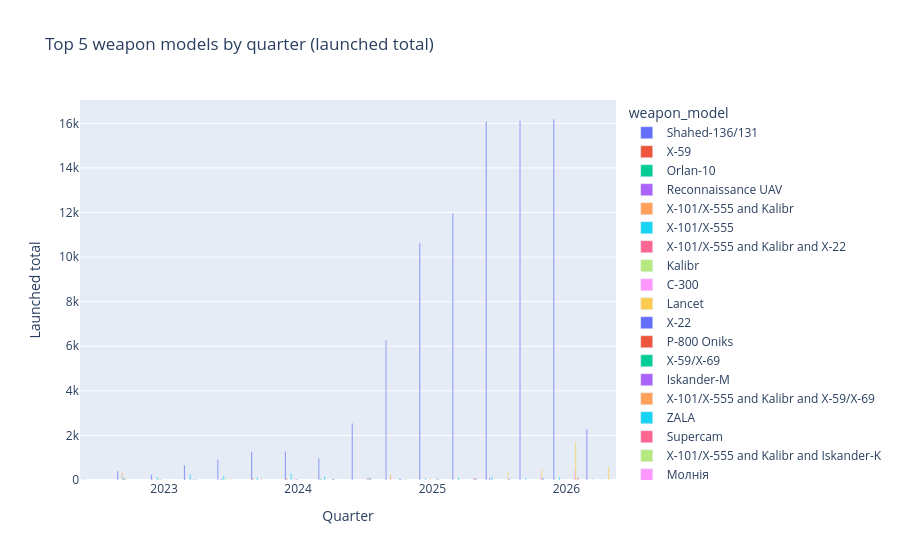

The notebook cell this image was saved under:
### Code cell
quarterly_top_models = con.sql("""
WITH quarterly AS (
    SELECT
        DATE_TRUNC('quarter', CAST(event_date AS DATE)) AS quarter_start,
        COALESCE(NULLIF(weapon_model, ''), 'Unknown model') AS weapon_model,
        COALESCE(NULLIF(weapon_category, ''), 'Unknown category') AS weapon_category,
        SUM(COALESCE(launched, 0)) AS launched_total,
        COUNT(*) AS attack_rows
    FROM silver_attacks
    WHERE event_date <> ''
    GROUP BY 1, 2, 3
),
ranked AS (
    SELECT
        *,
        ROW_NUMBER() OVER (
            PARTITION BY quarter_start
            ORDER BY launched_total DESC, attack_rows DESC, weapon_model
        ) AS rank_in_quarter
    FROM quarterly
)
SELECT *
FROM ranked
WHERE rank_in_quarter <= 5
ORDER BY quarter_start DESC, rank_in_quarter
""").df()

display(quarterly_top_models)

fig = px.bar(
    quarterly_top_models.sort_values(["quarter_start", "rank_in_quarter"]),
    x="quarter_start",
    y="launched_total",
    color="weapon_model",
    barmode="group",
    hover_data=["weapon_category", "attack_rows", "rank_in_quarter"],
    title="Top 5 weapon models by quarter (launched total)"
)
fig.update_layout(xaxis_title="Quarter", yaxis_title="Launched total")
fig.show()

### Figure 1 — Plotly figure (JSON) as saved in the notebook; plotly's stock layout.template omitted (floating-point values rounded to 4 significant figures)
{"data": [{"alignmentgroup": "True", "customdata": [["UAV", 1, 1], ["UAV", 42, 1], ["UAV", 15, 1], ["UAV", 48, 1], ["UAV", 50, 1], ["UAV", 69, 1], ["UAV", 66, 1], ["UAV", 52, 1], ["UAV", 79, 1], ["UAV", 86, 1], ["UAV", 91, 1], ["UAV", 89, 1], ["UAV", 96, 1], ["UAV", 96, 1], ["UAV", 100, 1], ["UAV", 11, 1]], "hovertemplate": "weapon_model=Shahed-136/131<br>quarter_start=%{x}<br>launched_total=%{y}<br>weapon_category=%{customdata[0]}<br>attack_rows=%{customdata[1]}<br>rank_in_quarter=%{customdata[2]}<extra></extra>", "legendgroup": "Shahed-136/131", "marker": {"color": "#636efa", "pattern": {"shape": ""}}, "name": "Shahed-136/131", "offsetgroup": "Shahed-136/131", "orientation": "v", "showlegend": true, "textposition": "auto", "type": "bar", "x": ["2022-07-01T00:00:00.000000", "2022-10-01T00:00:00.000000", "2023-01-01T00:00:00.000000", "2023-04-01T00:00:00.000000", "2023-07-01T00:00:00.000000", "2023-10-01T00:00:00.000000", "2024-01-01T00:00:00.000000", "2024-04-01T00:00:00.000000", "2024-07-01T00:00:00.000000", "2024-10-01T00:00:00.000000", "2025-01-01T00:00:00.000000", "2025-04-01T00:00:00.000000", "2025-07-01T00:00:00.000000", "2025-10-01T00:00:00.000000", "2026-01-01T00:00:00.000000", "2026-04-01T00:00:00.000000"], "xaxis": "x", "y": [7.0, 402.0, 242.0, 669.0, 916.0, 1280.0, 1294.0, 973.0, 2550.0, 6264.0, 10620.0, 11980.0, 16080.0, 16120.0, 16190.0, 2288.0], "yaxis": "y"}, {"alignmentgroup": "True", "customdata": [["cruise missile", 1, 2], ["cruise missile", 8, 5], ["cruise missile", 38, 3], ["cruise missile", 49, 4]], "hovertemplate": "weapon_model=X-59<br>quarter_start=%{x}<br>launched_total=%{y}<br>weapon_category=%{customdata[0]}<br>attack_rows=%{customdata[1]}<br>rank_in_quarter=%{customdata[2]}<extra></extra>", "legendgroup": "X-59", "marker": {"color": "#EF553B", "pattern": {"shape": ""}}, "name": "X-59", "offsetgroup": "X-59", "orientation": "v", "showlegend": true, "textposition": "auto", "type": "bar", "x": ["2022-07-01T00:00:00.000000", "2023-01-01T00:00:00.000000", "2023-10-01T00:00:00.000000", "2024-01-01T00:00:00.000000"], "xaxis": "x", "y": [5.0, 28.0, 51.0, 79.0], "yaxis": "y"}, {"alignmentgroup": "True", "customdata": [["UAV", 1, 3], ["UAV", 52, 3]], "hovertemplate": "weapon_model=Orlan-10<br>quarter_start=%{x}<br>launched_total=%{y}<br>weapon_category=%{customdata[0]}<br>attack_rows=%{customdata[1]}<br>rank_in_quarter=%{customdata[2]}<extra></extra>", "legendgroup": "Orlan-10", "marker": {"color": "#00cc96", "pattern": {"shape": ""}}, "name": "Orlan-10", "offsetgroup": "Orlan-10", "orientation": "v", "showlegend": true, "textposition": "auto", "type": "bar", "x": ["2022-07-01T00:00:00.000000", "2024-04-01T00:00:00.000000"], "xaxis": "x", "y": [3.0, 61.0], "yaxis": "y"}, {"alignmentgroup": "True", "customdata": [["UAV", 1, 4], ["UAV", 11, 4], ["UAV", 56, 4]], "hovertemplate": "weapon_model=Reconnaissance UAV<br>quarter_start=%{x}<br>launched_total=%{y}<br>weapon_category=%{customdata[0]}<br>attack_rows=%{customdata[1]}<br>rank_in_quarter=%{customdata[2]}<extra></extra>", "legendgroup": "Reconnaissance UAV", "marker": {"color": "#ab63fa", "pattern": {"shape": ""}}, "name": "Reconnaissance UAV", "offsetgroup": "Reconnaissance UAV", "orientation": "v", "showlegend": true, "textposition": "auto", "type": "bar", "x": ["2022-07-01T00:00:00.000000", "2023-07-01T00:00:00.000000", "2025-07-01T00:00:00.000000"], "xaxis": "x", "y": [3.0, 52.0, 106.0], "yaxis": "y"}, {"alignmentgroup": "True", "customdata": [["cruise missile", 5, 2], ["cruise missile", 3, 2]], "hovertemplate": "weapon_model=X-101/X-555 and Kalibr<br>quarter_start=%{x}<br>launched_total=%{y}<br>weapon_category=%{customdata[0]}<br>attack_rows=%{customdata[1]}<br>rank_in_quarter=%{customdata[2]}<extra></extra>", "legendgroup": "X-101/X-555 and Kalibr", "marker": {"color": "#FFA15A", "pattern": {"shape": ""}}, "name": "X-101/X-555 and Kalibr", "offsetgroup": "X-101/X-555 and Kalibr", "orientation": "v", "showlegend": true, "textposition": "auto", "type": "bar", "x": ["2022-10-01T00:00:00.000000", "2024-10-01T00:00:00.000000"], "xaxis": "x", "y": [340.0, 248.0], "yaxis": "y"}, {"alignmentgroup": "True", "customdata": [["cruise missile", 6, 3], ["cruise missile", 5, 2], ["cruise missile", 16, 2], ["cruise missile", 9, 2], ["cruise missile", 2, 2], ["cruise missile", 11, 2], ["cruise missile", 13, 2], ["cruise missile", 4, 3], ["cruise missile", 6, 2], ["cruise missile", 11, 3], ["cruise missile", 3, 5], ["cruise missile", 7, 4], ["cruise missile", 1, 3]], "hovertemplate": "weapon_model=X-101/X-555<br>quarter_start=%{x}<br>launched_total=%{y}<br>weapon_category=%{customdata[0]}<br>attack_rows=%{customdata[1]}<br>rank_in_quarter=%{customdata[2]}<extra></extra>", "legendgroup": "X-101/X-555", "marker": {"color": "#19d3f3", "pattern": {"shape": ""}}, "name": "X-101/X-555", "offsetgroup": "X-101/X-555", "orientation": "v", "showlegend": true, "textposition": "auto", "type": "bar", "x": ["2022-10-01T00:00:00.000000", "2023-01-01T00:00:00.000000", "2023-04-01T00:00:00.000000", "2023-07-01T00:00:00.000000", "2023-10-01T00:00:00.000000", "2024-01-01T00:00:00.000000", "2024-04-01T00:00:00.000000", "2025-01-01T00:00:00.000000", "2025-04-01T00:00:00.000000", "2025-07-01T00:00:00.000000", "2025-10-01T00:00:00.000000", "2026-01-01T00:00:00.000000", "2026-04-01T00:00:00.000000"], "xaxis": "x", "y": [130.0, 139.0, 270.0, 189.0, 109.0, 295.0, 169.0, 77.0, 117.0, 187.0, 91.0, 140.0, 25.0], "yaxis": "y"}, {"alignmentgroup": "True", "customdata": [["cruise missile", 1, 4]], "hovertemplate": "weapon_model=X-101/X-555 and Kalibr and X-22<br>quarter_start=%{x}<br>launched_total=%{y}<br>weapon_category=%{customdata[0]}<br>attack_rows=%{customdata[1]}<br>rank_in_quarter=%{customdata[2]}<extra></extra>", "legendgroup": "X-101/X-555 and Kalibr and X-22", "marker": {"color": "#FF6692", "pattern": {"shape": ""}}, "name": "X-101/X-555 and Kalibr and X-22", "offsetgroup": "X-101/X-555 and Kalibr and X-22", "orientation": "v", "showlegend": true, "textposition": "auto", "type": "bar", "x": ["2022-10-01T00:00:00.000000"], "xaxis": "x", "y": [72.0], "yaxis": "y"}, {"alignmentgroup": "True", "customdata": [["cruise missile", 6, 5], ["cruise missile", 6, 3], ["cruise missile", 10, 3], ["cruise missile", 17, 3]], "hovertemplate": "weapon_model=Kalibr<br>quarter_start=%{x}<br>launched_total=%{y}<br>weapon_category=%{customdata[0]}<br>attack_rows=%{customdata[1]}<br>rank_in_quarter=%{customdata[2]}<extra></extra>", "legendgroup": "Kalibr", "marker": {"color": "#B6E880", "pattern": {"shape": ""}}, "name": "Kalibr", "offsetgroup": "Kalibr", "orientation": "v", "showlegend": true, "textposition": "auto", "type": "bar", "x": ["2022-10-01T00:00:00.000000", "2023-01-01T00:00:00.000000", "2023-04-01T00:00:00.000000", "2023-07-01T00:00:00.000000"], "xaxis": "x", "y": [51.0, 76.0, 50.0, 101.0], "yaxis": "y"}, {"alignmentgroup": "True", "customdata": [["surface-to-air missile", 2, 4], ["surface-to-air missile", 9, 4], ["surface-to-air missile", 28, 3]], "hovertemplate": "weapon_model=C-300<br>quarter_start=%{x}<br>launched_total=%{y}<br>weapon_category=%{customdata[0]}<br>attack_rows=%{customdata[1]}<br>rank_in_quarter=%{customdata[2]}<extra></extra>", "legendgroup": "C-300", "marker": {"color": "#FF97FF", "pattern": {"shape": ""}}, "name": "C-300", "offsetgroup": "C-300", "orientation": "v", "showlegend": true, "textposition": "auto", "type": "bar", "x": ["2023-01-01T00:00:00.000000", "2023-10-01T00:00:00.000000", "2024-01-01T00:00:00.000000"], "xaxis": "x", "y": [48.0, 40.0, 91.0], "yaxis": "y"}, {"alignmentgroup": "True", "customdata": [["UAV", 13, 4], ["UAV", 10, 5], ["UAV", 26, 2]], "hovertemplate": "weapon_model=Lancet<br>quarter_start=%{x}<br>launched_total=%{y}<br>weapon_category=%{customdata[0]}<br>attack_rows=%{customdata[1]}<br>rank_in_quarter=%{customdata[2]}<extra></extra>", "legendgroup": "Lancet", "marker": {"color": "#FECB52", "pattern": {"shape": ""}}, "name": "Lancet", "offsetgroup": "Lancet", "orientation": "v", "showlegend": true, "textposition": "auto", "type": "bar", "x": ["2023-04-01T00:00:00.000000", "2023-10-01T00:00:00.000000", "2025-01-01T00:00:00.000000"], "xaxis": "x", "y": [28.0, 18.0, 81.0], "yaxis": "y"}, {"alignmentgroup": "True", "customdata": [["cruise missile", 4, 5], ["cruise missile", 9, 5]], "hovertemplate": "weapon_model=X-22<br>quarter_start=%{x}<br>launched_total=%{y}<br>weapon_category=%{customdata[0]}<br>attack_rows=%{customdata[1]}<br>rank_in_quarter=%{customdata[2]}<extra></extra>", "legendgroup": "X-22", "marker": {"color": "#636efa", "pattern": {"shape": ""}}, "name": "X-22", "offsetgroup": "X-22", "orientation": "v", "showlegend": true, "textposition": "auto", "type": "bar", "x": ["2023-04-01T00:00:00.000000", "2024-01-01T00:00:00.000000"], "xaxis": "x", "y": [23.0, 44.0], "yaxis": "y"}, {"alignmentgroup": "True", "customdata": [["cruise missile", 4, 5]], "hovertemplate": "weapon_model=P-800 Oniks<br>quarter_start=%{x}<br>launched_total=%{y}<br>weapon_category=%{customdata[0]}<br>attack_rows=%{customdata[1]}<br>rank_in_quarter=%{customdata[2]}<extra></extra>", "legendgroup": "P-800 Oniks", "marker": {"color": "#EF553B", "pattern": {"shape": ""}}, "name": "P-800 Oniks", "offsetgroup": "P-800 Oniks", "orientation": "v", "showlegend": true, "textposition": "auto", "type": "bar", "x": ["2023-07-01T00:00:00.000000"], "xaxis": "x", "y": [20.0], "yaxis": "y"}, {"alignmentgroup": "True", "customdata": [["cruise missile", 26, 4], ["cruise missile", 24, 4]], "hovertemplate": "weapon_model=X-59/X-69<br>quarter_start=%{x}<br>launched_total=%{y}<br>weapon_category=%{customdata[0]}<br>attack_rows=%{customdata[1]}<br>rank_in_quarter=%{customdata[2]}<extra></extra>", "legendgroup": "X-59/X-69", "marker": {"color": "#00cc96", "pattern": {"shape": ""}}, "name": "X-59/X-69", "offsetgroup": "X-59/X-69", "orientation": "v", "showlegend": true, "textposition": "auto", "type": "bar", "x": ["2024-04-01T00:00:00.000000", "2024-10-01T00:00:00.000000"], "xaxis": "x", "y": [58.0, 66.0], "yaxis": "y"}, {"alignmentgroup": "True", "customdata": [["ballistic missile", 32, 5], ["ballistic missile", 51, 5], ["ballistic missile", 32, 5], ["ballistic missile", 1, 4]], "hovertemplate": "weapon_model=Iskander-M<br>quarter_start=%{x}<br>launched_total=%{y}<br>weapon_category=%{customdata[0]}<br>attack_rows=%{customdata[1]}<br>rank_in_quarter=%{customdata[2]}<extra></extra>", "legendgroup": "Iskander-M", "marker": {"color": "#ab63fa", "pattern": {"shape": ""}}, "name": "Iskander-M", "offsetgroup": "Iskander-M", "orientation": "v", "showlegend": true, "textposition": "auto", "type": "bar", "x": ["2024-04-01T00:00:00.000000", "2024-07-01T00:00:00.000000", "2024-10-01T00:00:00.000000", "2026-04-01T00:00:00.000000"], "xaxis": "x", "y": [51.0, 72.0, 49.0, 10.0], "yaxis": "y"}, {"alignmentgroup": "True", "customdata": [["cruise missile", 1, 2]], "hovertemplate": "weapon_model=X-101/X-555 and Kalibr and X-59/X-69<br>quarter_start=%{x}<br>launched_total=%{y}<br>weapon_category=%{customdata[0]}<br>attack_rows=%{customdata[1]}<br>rank_in_quarter=%{customdata[2]}<extra></extra>", "legendgroup": "X-101/X-555 and Kalibr and X-59/X-69", "marker": {"color": "#FFA15A", "pattern": {"shape": ""}}, "name": "X-101/X-555 and Kalibr and X-59/X-69", "offsetgroup": "X-101/X-555 and Kalibr and X-59/X-69", "orientation": "v", "showlegend": true, "textposition": "auto", "type": "bar", "x": ["2024-07-01T00:00:00.000000"], "xaxis": "x", "y": [115.0], "yaxis": "y"}, {"alignmentgroup": "True", "customdata": [["UAV", 53, 3], ["UAV", 35, 4]], "hovertemplate": "weapon_model=ZALA<br>quarter_start=%{x}<br>launched_total=%{y}<br>weapon_category=%{customdata[0]}<br>attack_rows=%{customdata[1]}<br>rank_in_quarter=%{customdata[2]}<extra></extra>", "legendgroup": "ZALA", "marker": {"color": "#19d3f3", "pattern": {"shape": ""}}, "name": "ZALA", "offsetgroup": "ZALA", "orientation": "v", "showlegend": true, "textposition": "auto", "type": "bar", "x": ["2024-07-01T00:00:00.000000", "2025-01-01T00:00:00.000000"], "xaxis": "x", "y": [110.0, 59.0], "yaxis": "y"}, {"alignmentgroup": "True", "customdata": [["UAV", 49, 4], ["UAV", 32, 5]], "hovertemplate": "weapon_model=Supercam<br>quarter_start=%{x}<br>launched_total=%{y}<br>weapon_category=%{customdata[0]}<br>attack_rows=%{customdata[1]}<br>rank_in_quarter=%{customdata[2]}<extra></extra>", "legendgroup": "Supercam", "marker": {"color": "#FF6692", "pattern": {"shape": ""}}, "name": "Supercam", "offsetgroup": "Supercam", "orientation": "v", "showlegend": true, "textposition": "auto", "type": "bar", "x": ["2024-07-01T00:00:00.000000", "2025-01-01T00:00:00.000000"], "xaxis": "x", "y": [77.0, 58.0], "yaxis": "y"}, {"alignmentgroup": "True", "customdata": [["cruise missile", 1, 3]], "hovertemplate": "weapon_model=X-101/X-555 and Kalibr and Iskander-K<br>quarter_start=%{x}<br>launched_total=%{y}<br>weapon_category=%{customdata[0]}<br>attack_rows=%{customdata[1]}<br>rank_in_quarter=%{customdata[2]}<extra></extra>", "legendgroup": "X-101/X-555 and Kalibr and Iskander-K", "marker": {"color": "#B6E880", "pattern": {"shape": ""}}, "name": "X-101/X-555 and Kalibr and Iskander-K", "offsetgroup": "X-101/X-555 and Kalibr and Iskander-K", "orientation": "v", "showlegend": true, "textposition": "auto", "type": "bar", "x": ["2024-10-01T00:00:00.000000"], "xaxis": "x", "y": [86.0], "yaxis": "y"}, {"alignmentgroup": "True", "customdata": [["UAV", 34, 3], ["UAV", 25, 3], ["UAV", 28, 3]], "hovertemplate": "weapon_model=Молнія<br>quarter_start=%{x}<br>launched_total=%{y}<br>weapon_category=%{customdata[0]}<br>attack_rows=%{customdata[1]}<br>rank_in_quarter=%{customdata[2]}<extra></extra>", "legendgroup": "Молнія", "marker": {"color": "#FF97FF", "pattern": {"shape": ""}}, "name": "Молнія", "offsetgroup": "Молнія", "orientation": "v", "showlegend": true, "textposition": "auto", "type": "bar", "x": ["2025-04-01T00:00:00.000000", "2025-10-01T00:00:00.000000", "2026-01-01T00:00:00.000000"], "xaxis": "x", "y": [95.0, 227.0, 439.0], "yaxis": "y"}, {"alignmentgroup": "True", "customdata": [["UAV", 19, 4], ["UAV", 72, 2], ["UAV", 51, 2], ["UAV", 58, 2], ["UAV", 9, 2]], "hovertemplate": "weapon_model=Unknown UAV<br>quarter_start=%{x}<br>launched_total=%{y}<br>weapon_category=%{customdata[0]}<br>attack_rows=%{customdata[1]}<br>rank_in_quarter=%{customdata[2]}<extra></extra>", "legendgroup": "Unknown UAV", "marker": {"color": "#FECB52", "pattern": {"shape": ""}}, "name": "Unknown UAV", "offsetgroup": "Unknown UAV", "orientation": "v", "showlegend": true, "textposition": "auto", "type": "bar", "x": ["2025-04-01T00:00:00.000000", "2025-07-01T00:00:00.000000", "2025-10-01T00:00:00.000000", "2026-01-01T00:00:00.000000", "2026-04-01T00:00:00.000000"], "xaxis": "x", "y": [94.0, 381.0, 496.0, 1715.0, 593.0], "yaxis": "y"}, {"alignmentgroup": "True", "customdata": [["ballistic missile", 20, 5], ["ballistic missile", 16, 5], ["ballistic missile", 15, 4]], "hovertemplate": "weapon_model=Iskander-M/KN-23<br>quarter_start=%{x}<br>launched_total=%{y}<br>weapon_category=%{customdata[0]}<br>attack_rows=%{customdata[1]}<br>rank_in_quarter=%{customdata[2]}<extra></extra>", "legendgroup": "Iskander-M/KN-23", "marker": {"color": "#636efa", "pattern": {"shape": ""}}, "name": "Iskander-M/KN-23", "offsetgroup": "Iskander-M/KN-23", "orientation": "v", "showlegend": true, "textposition": "auto", "type": "bar", "x": ["2025-04-01T00:00:00.000000", "2025-07-01T00:00:00.000000", "2025-10-01T00:00:00.000000"], "xaxis": "x", "y": [93.0, 68.0, 101.0], "yaxis": "y"}, {"alignmentgroup": "True", "customdata": [["surface-to-air and ballistic", 7, 5]], "hovertemplate": "weapon_model=C-300 and Iskander-M<br>quarter_start=%{x}<br>launched_total=%{y}<br>weapon_category=%{customdata[0]}<br>attack_rows=%{customdata[1]}<br>rank_in_quarter=%{customdata[2]}<extra></extra>", "legendgroup": "C-300 and Iskander-M", "marker": {"color": "#EF553B", "pattern": {"shape": ""}}, "name": "C-300 and Iskander-M", "offsetgroup": "C-300 and Iskander-M", "orientation": "v", "showlegend": true, "textposition": "auto", "type": "bar", "x": ["2026-01-01T00:00:00.000000"], "xaxis": "x", "y": [109.0], "yaxis": "y"}, {"alignmentgroup": "True", "customdata": [["cruise missile", 1, 5]], "hovertemplate": "weapon_model=Iskander-K<br>quarter_start=%{x}<br>launched_total=%{y}<br>weapon_category=%{customdata[0]}<br>attack_rows=%{customdata[1]}<br>rank_in_quarter=%{customdata[2]}<extra></extra>", "legendgroup": "Iskander-K", "marker": {"color": "#00cc96", "pattern": {"shape": ""}}, "name": "Iskander-K", "offsetgroup": "Iskander-K", "orientation": "v", "showlegend": true, "textposition": "auto", "type": "bar", "x": ["2026-04-01T00:00:00.000000"], "xaxis": "x", "y": [2.0], "yaxis": "y"}], "layout": {"barmode": "group", "legend": {"title": {"text": "weapon_model"}, "tracegroupgap": 0}, "title": {"text": "Top 5 weapon models by quarter (launched total)"}, "xaxis": {"anchor": "y", "domain": [0, 1], "title": {"text": "Quarter"}}, "yaxis": {"anchor": "x", "domain": [0, 1], "title": {"text": "Launched total"}}}}
